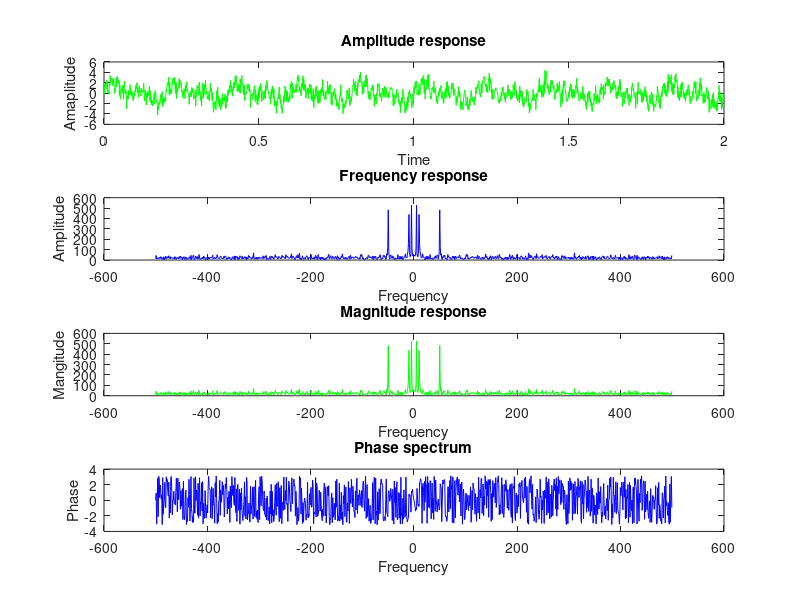

Source code (MATLAB):
t=0:0.001:2;;

xa=sin(2 * pi * 5 * t);
xb=sin(2 * pi * 50 * t);
x2= xa+xb;

x1= sin(2 * pi * 10 * t);
x3=x1+x2;

l=length(x3);
a=0;

for i=1:l
    a=a+(abs(x3(i))^2);
    endfor

E=(1/l)*a;
db=20;
snr=10^(db/2);

for i=1:l
  if real(x3)
   noise= sqrt(a/snr)*(randn(1,l));
  else
   noise= sqrt(a/(2*snr))*(randn(1,l)+(i*randn(1,l)));
  endif
endfor

x=x3+ noise;

fs=1000;
n=1024;
fval=fs*((-n/2: ((n/2)-1))/n);
y=fftshift(fft(x,n));

subplot(4,1,1);
plot(t,x,'g');
xlabel('Time');
ylabel('Amaplitude');
title('Amplitude response');

subplot(4,1,2);
plot(fval,abs(y),'b');
xlabel('Frequency');
ylabel('Amplitude');
title('Frequency response');

subplot(4,1,3);
plot(fval,abs(y),'g');
xlabel('Frequency');
ylabel('Mangitude');
title('Magnitude response');

subplot(4,1,4);
plot(fval,angle(y),'b');
xlabel('Frequency');
ylabel('Phase');
title('Phase spectrum');
